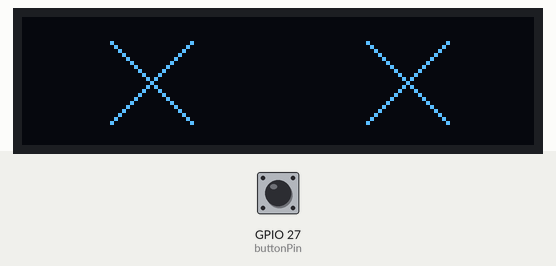
This sketch was run on a simulated ESP32. On the bench: 128×32 one-colour display. The inputs (shaded band) are chosen by the test bench; at power-on: GPIO 27 (buttonPin) LOW. WiFi joins after 1.5 s; servers stay silent unless stated; uploads are accepted with an empty reply; random numbers use the default seed unless the sketch sets one; what the sketch prints to the serial monitor is not drawn.

Above: at 1.1 s.
At 6.3 s:
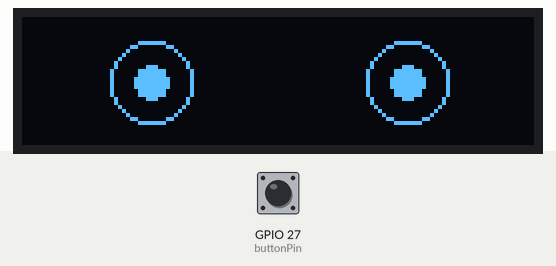
6.4 s: GPIO 27 (buttonPin) pulled HIGH for 0.9 s
At 6.91 s:
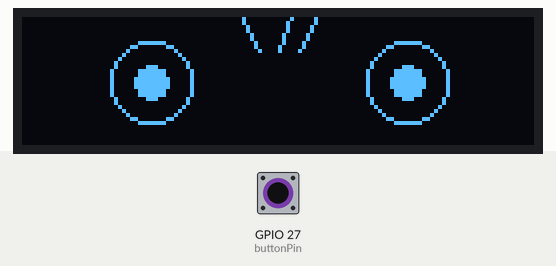
9.0 s: GPIO 27 (buttonPin) pulled HIGH for 3.2 s
Timing chart, 0 to 12.0 s (numbered marks = the images above; inputs shaded):
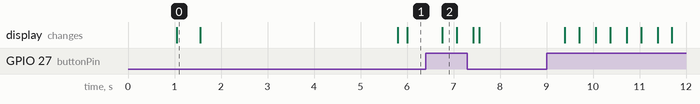

Measured:
- after the input at 6.4 s, the display: changes after 0.36 s (image 2)
- what the display in image 0 shows lasts 0.6 s, from 1.0 s to 1.6 s

The sketch:

nappipuoli2.ino
```cpp
#include <Wire.h>
#include <Adafruit_GFX.h>
#include <Adafruit_SSD1306.h>
#include <WiFi.h>          // WiFi-tuki (olettaen ESP32 tai ESP8266)
#include <HTTPClient.h>    // HTTP-client

const char* ssid = "YourNetworkName";
const char* password = "YourPassword";
const int buttonPin = 27;
int buttonState = 0;

const String serverUrl = "http://192.168.4.1/get-eye-state";
const String serverUrlPost = "http://192.168.4.1/set-eye-state";

long randNumber;

// Näytön mitat
#define SCREEN_WIDTH 128
#define SCREEN_HEIGHT 32

Adafruit_SSD1306 display(SCREEN_WIDTH, SCREEN_HEIGHT, &Wire, -1);

// Silmien parametrit
int leftEyeX = SCREEN_WIDTH / 4;
int leftEyeY = SCREEN_HEIGHT / 2;
int rightEyeX = 3 * SCREEN_WIDTH / 4;
int rightEyeY = SCREEN_HEIGHT / 2;

int eyeRadius = 10;
int pupilRadius = 4;

int pupilOffsetX = 0;
int pupilOffsetY = 0;

// Nykyinen tila (aluksi center)
String currentState = "center";

const int smokePin = 27;
const int pollFrequency = 500;


void setup() {
  Serial.begin(115200);
  randomSeed(analogRead(0));

  //Näytön alustus
  if (!display.begin(SSD1306_SWITCHCAPVCC, 0x3C)) {
    Serial.println(F("SSD1306 allocation failed"));
    for (;;);
  }
  // Painikkeen pin, johon ohjataan virta, kun painiketta painetaan.
  pinMode(smokePin, INPUT);

  // Yhdistä WiFi:hen
  WiFi.begin(ssid, password);
  while (WiFi.status() != WL_CONNECTED) {
    delay(1000);
    Serial.println("Connecting to WiFi...");
    moveEyesUnconscious();
  }
  Serial.println("Connected to WiFi");

  display.clearDisplay();
  drawEyes();
  display.display();
}


void loop() {

  randNumber = random(1500);
  if (randNumber < 60) {
    if (randNumber < 10) moveEyesBlink();
    if ((randNumber > 10) && (randNumber < 20)) moveEyesRoll();
    if ((randNumber > 20) && (randNumber < 30)) moveEyesUp();
    if ((randNumber > 30) && (randNumber < 40)) moveEyesDown();
    if ((randNumber > 40) && (randNumber < 50)) moveEyesLeft();
    if ((randNumber > 50) && (randNumber < 60)) moveEyesRight();
    if ((randNumber > 60) && (randNumber < 70)) moveEyesUnconscious();
    if ((randNumber > 70) && (randNumber < 80)) moveEyesSleepy();


    delay(500);
    moveEyesCenter();
  }

  // Pollaa serveriä tilan saamiseksi
  if (WiFi.status() == WL_CONNECTED) {
    buttonState = digitalRead(buttonPin);
    if (buttonState == HIGH) {
      Serial.println(postIt("smoke"));
      while (buttonState == HIGH) {
        buttonState = digitalRead(buttonPin);
        drawSmoke();
      }
    Serial.println(postIt("center"));

    }

    //Hae silmien tila palvelimelta
    HTTPClient http;
    http.begin(serverUrl.c_str());
    int httpCode = http.GET();

    if (httpCode > 0) {
      String payload = http.getString();
      int stateIndex = payload.indexOf("\"state\":\"") + 12;
      int endIndex = payload.indexOf("\"", stateIndex);
      String newState = payload.substring(stateIndex, endIndex);
      Serial.println(newState);

    if (newState != currentState) {
      currentState = newState;
      executeEyeState(newState);
      Serial.println(postIt(newState));
      if ((newState != "smoke") && (currentState != "smoke")) delay(1000);
      currentState = "center";
      executeEyeState(currentState);
      Serial.println(postIt("center"));
    }
    http.end();
  }
  delay(pollFrequency);  // Pollausväli
  }
}


//Apufunktioita

//Postaa palvelimelle tiedon tilasta, joka annettu parametrina
int postIt(String state){
  HTTPClient httpP;
  httpP.begin(serverUrlPost.c_str());
  httpP.addHeader("Content-Type", "application/json");
  httpP.addHeader("Accept",  "*/*");
  httpP.addHeader("Connection",  "keep-alive");
  int httpResponseCode = httpP.POST("{\"state\": \"" + state + "\"}");
  httpP.end();
  return (httpResponseCode);
}


// Funktio tilan suorittamiseen
void executeEyeState(String state) {
  if (state == "left") moveEyesLeft();
  else if (state == "right") moveEyesRight();
  else if (state == "up") moveEyesUp();
  else if (state == "down") moveEyesDown();
  else if (state == "center") moveEyesCenter();
  else if (state == "blink") moveEyesBlink();
  else if (state == "roll") moveEyesRoll();
  else if (state == "unconscious") moveEyesUnconscious();
  else if (state == "sleepy") moveEyesSleepy();
}

void drawEyes() {
  display.clearDisplay();

  display.drawCircle(leftEyeX, leftEyeY, eyeRadius, SSD1306_WHITE);
  display.fillCircle(leftEyeX + pupilOffsetX, leftEyeY + pupilOffsetY, pupilRadius, SSD1306_WHITE);

  display.drawCircle(rightEyeX, rightEyeY, eyeRadius, SSD1306_WHITE);
  display.fillCircle(rightEyeX + pupilOffsetX, rightEyeY + pupilOffsetY, pupilRadius, SSD1306_WHITE);

  display.display();
}

void moveEyesLeft() {
  pupilOffsetX = - (eyeRadius - pupilRadius - 2);
  pupilOffsetY = 0;
  drawEyes();
}

void moveEyesRight() {
  pupilOffsetX = (eyeRadius - pupilRadius - 2);
  pupilOffsetY = 0;
  drawEyes();
}

void moveEyesUp() {
  pupilOffsetX = 0;
  pupilOffsetY = - (eyeRadius - pupilRadius - 2);
  drawEyes();
}

void moveEyesDown() {
  pupilOffsetX = 0;
  pupilOffsetY = (eyeRadius - pupilRadius - 2);
  drawEyes();
}

void moveEyesCenter() {
  pupilOffsetX = 0;
  pupilOffsetY = 0;
  drawEyes();
}

void moveEyesBlink() {
  display.clearDisplay();

  display.drawLine(leftEyeX - eyeRadius, leftEyeY, leftEyeX + eyeRadius, leftEyeY, SSD1306_WHITE);
  display.drawLine(rightEyeX - eyeRadius, rightEyeY, rightEyeX + eyeRadius, rightEyeY, SSD1306_WHITE);

  display.display();
  delay(200);
  drawEyes();
}

void moveEyesRoll() {
  int rollRadius = eyeRadius - pupilRadius - 2;
  int steps = 8;

  for (int i = 0; i < steps; i++) {
    float angle = 2 * PI * i / steps;
    pupilOffsetX = rollRadius * cos(angle);
    pupilOffsetY = rollRadius * sin(angle);
    drawEyes();
    delay(150);
  }
  moveEyesCenter();
}

void moveEyesUnconscious() {
  display.clearDisplay();

  // Piirrä 'X' vasemmalle silmälle
  display.drawLine(leftEyeX - eyeRadius, leftEyeY - eyeRadius, leftEyeX + eyeRadius, leftEyeY + eyeRadius, SSD1306_WHITE);
  display.drawLine(leftEyeX + eyeRadius, leftEyeY - eyeRadius, leftEyeX - eyeRadius, leftEyeY + eyeRadius, SSD1306_WHITE);

  // Piirrä 'X' oikealle silmälle
  display.drawLine(rightEyeX - eyeRadius, rightEyeY - eyeRadius, rightEyeX + eyeRadius, rightEyeY + eyeRadius, SSD1306_WHITE);
  display.drawLine(rightEyeX + eyeRadius, rightEyeY - eyeRadius, rightEyeX - eyeRadius, rightEyeY + eyeRadius, SSD1306_WHITE);

  display.display();
  delay(500);
  moveEyesCenter();

}

// Funktio puolinukuksissa oloon: Luomet lerpallaan (puoliavoimet luomet, yläluomi puoliksi alas)
void moveEyesSleepy() {
  display.clearDisplay();

  // Piirrä silmät normaalisti, mutta ilman pupilleja
  display.drawCircle(leftEyeX, leftEyeY, eyeRadius, SSD1306_WHITE);  // Silmämuna vasen
  display.drawCircle(rightEyeX, rightEyeY, eyeRadius, SSD1306_WHITE);  // Silmämuna oikea

  // Yläluomi vasen: kaareva viiva approx linjoilla
  display.drawLine(leftEyeX - eyeRadius, leftEyeY - (eyeRadius / 2), leftEyeX, leftEyeY - (eyeRadius / 2) - 2, SSD1306_WHITE);
  display.drawLine(leftEyeX, leftEyeY - (eyeRadius / 2) - 2, leftEyeX + eyeRadius, leftEyeY - (eyeRadius / 2), SSD1306_WHITE);

  // Yläluomi oikea
  display.drawLine(rightEyeX - eyeRadius, rightEyeY - (eyeRadius / 2), rightEyeX, rightEyeY - (eyeRadius / 2) - 2, SSD1306_WHITE);
  display.drawLine(rightEyeX, rightEyeY - (eyeRadius / 2) - 2, rightEyeX + eyeRadius, rightEyeY - (eyeRadius / 2), SSD1306_WHITE);

  // Pienehköt pupillit alempana (kuvaamaan uneliaisuutta)
  display.fillCircle(leftEyeX + pupilOffsetX, leftEyeY + (eyeRadius / 2), pupilRadius / 2, SSD1306_WHITE);  // Pieni pupilli alempana vasen
  display.fillCircle(rightEyeX + pupilOffsetX, rightEyeY + (eyeRadius / 2), pupilRadius / 2, SSD1306_WHITE);  // Pieni pupilli alempana oikea

  display.display();
  delay(500);
  moveEyesCenter();
}


void drawSmoke() {
  display.clearDisplay();
  drawEyes();

  // Lisää savu (yksinkertainen viivojen animaatio nousevasta savusta pään yläpuolella)
  for (int frame = 0; frame < 5; frame++) {  // Yksinkertainen loop animaatiolle
    display.clearDisplay();
    drawEyes();  // Pidä silmät näkyvissä

    // Savu-viivat (nousevat käyrät keskeltä ylös)
    int smokeX = SCREEN_WIDTH / 2;
    int smokeY = SCREEN_HEIGHT / 4;  // Aloita yläosasta
    display.drawLine(smokeX - 5, smokeY, smokeX - 10, smokeY - 10 + frame * 2, SSD1306_WHITE);
    display.drawLine(smokeX, smokeY, smokeX + 5, smokeY - 15 + frame * 2, SSD1306_WHITE);
    display.drawLine(smokeX + 5, smokeY, smokeX + 10, smokeY - 10 + frame * 2, SSD1306_WHITE);

    display.display();
   // delay(200);  // Animaation nopeus
  }
  display.clearDisplay();
  drawEyes();  // Pidä silmät näkyvissä
  display.display();
}
```
